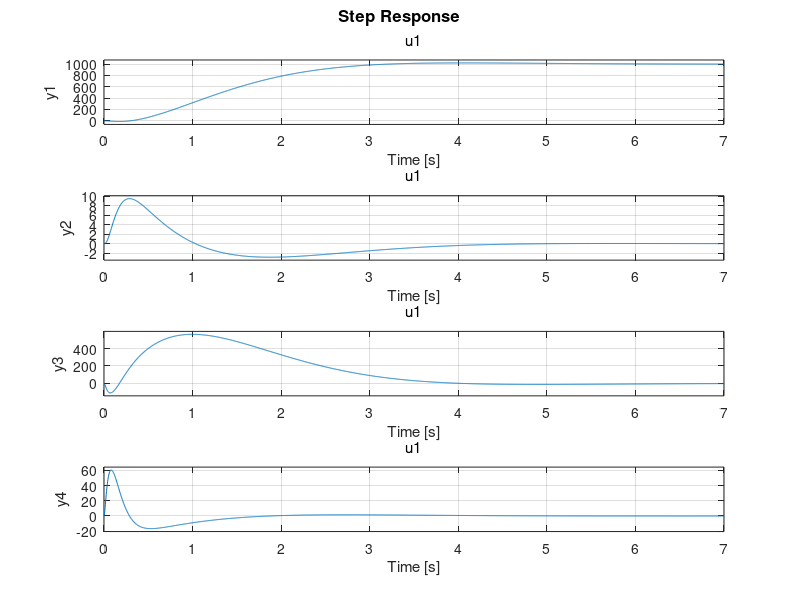

Reproduce this figure in MATLAB.
% Variables
g = 9.81;
m = 0.03;       % wheel weight
R = 0.04;       % wheel radius 
Jw = (m*R^2)/2; % wheel inertia moment 
M = 0.6;        % body weight 
W = 0.14;       % body width 
D = 0.04;       % body depth 
H = 0.144;      % body height 
L = H/2;        % Distance of the center of mass from the wheel axle 
Jpsi = (M*L^2)/3; % Body pitch (about y-axis) inertia moment 
Jphi = (M*((W^2)+(D^2)))/12; % Body yaw (about z-axis) inertia moment
Jm = 1e-5;      % DC motor inertia moment 
Rm = 6.69;      % DC motor resistance 
Kb = 0.468;     % DC motor back EMF constant 
Kt = 0.317;     % DC motor back torque constant
n = 1;          % gear ratio
fm = 0.0022;    % Friction coefficient between body and DC motor 
fw = 0;         % Friction coefficient between wheel and floor

% alpha and beta
alpha = (n*Kt)/Rm;
beta = ((n*Kt*Kb)/Rm)+fm;

% E matrix components
E11 = (2*m+M)*(R^2)+2*Jw+2*(n^2)*Jm;
E12 = M*L*R-2*(n^2)*Jm;
E21 = E12;
E22 = M*(L^2)+Jpsi+2*(n^2)*Jm;

% E matrix
E = [E11 E12; E21 E22];

% F matrix components
F11 = beta+fw;
F12 = -beta;
F21 = -2*beta;
F22 = 2*beta;

% G matrix components
G11 = 0;
G12 = 0;
G21 = 0;
G22 = -M*g*L;

% H Matrix components
H11 = alpha/2;
H12 = H11;
H21 = -alpha;
H22 = H21;

% A matrix components
A32 = -(M*g*L*E12)/det(E);
A42 = (M*g*L*E11)/det(E);
A33 = -((beta+fw)*E22+2*beta*E12)/det(E);
A43 = ((beta+fw)*E12+2*beta*E11)/det(E);
A34 = beta*(E22+2*E12)/det(E);
A44 = -beta*(E12+2*E11)/det(E);

% B matrix components
B3 = alpha*((E22/2)+E12)/det(E);
B4 = -alpha*((E12/2)+E11)/det(E);

% A and B matrices
A = [0 0 1 0; 0 0 0 1; 0 A32 A33 A34; 0 A42 A43 A44]
B = [0;0;B3;B4]
C = [1 0 0 0];

% 5x5 A and B matrices
Anew = [0 0 1 0 0; 0 0 0 1 0; 0 A32 A33 A34 0; 0 A42 A43 A44 0; -1 0 0 0 0];
Bnew = [0;0;B3;B4;0];
C = [1 0 0 0];


% Pole placement using eigenvalues from criteria, A, and B
K = place(Anew,Bnew,[-1+0.805i -1-0.805i -10 -15 -100]);
Ac = Anew-Bnew*K;
Bc = [0;0;0;0;1000]; % Chosen as [0;0;0;0;1]r but simplified as such where r=1000 here
Cc = [1 0 0 0 0; 0 1 0 0 0; 0 0 1 0 0; 0 0 0 1 0];
Dc = [0;0;0;0];
closedsys = ss(Ac,Bc,Cc,Dc);

% Plotting controlled step output (Out1=x1 | Out2=x2 | Out3=x3 | Out4=x4)
% x1 = theta
% x2 = phi
% x3 = theta dot
% x4 = phi dot
step(closedsys)

% Coefficients throughout, denoted by Z
Za = A32*A33+A42*A34;
Zb = (A33^2)+A43*A34;
Zc = A32+A33*A34+A34*A44;
Zd = A32*A43+A42*A44;
Ze = A33*A43+A43*A44;
Zf = A42+A43*A34+(A44^2);
Zg = Za;
Zh = Zb;
Zi = Zc;
Zj = Zd;
Zk = Ze;
Zl = Zf;
Zm = A32*Zb+A42*Zc;
Zn = A33*Zb+A43*Zc;
Zp = Za+A34*Zb+A44*Zc;
Zq = A32*Ze+A42*Zf;
Zr = A33*Ze+A43*Zf;
Zs = Zd+A34*Ze+A44*Zf;

% Controllability Matrix P
P11 = 0;
P12 = B3;
P13 = B3*A33+B4*A34;
P14 = B3*Zb+B4*Zc;
P21 = 0;
P22 = B4;
P23 = B3*A43+B4*A44;
P24 = B3*Ze+B4*Zf;
P31 = B3;
P32 = B3*A33+B4*A34;
P33 = B3*Zb+B4*Zc;
P34 = B3*Zn+B4*Zp;
P41 = B4;
P42 = B3*A43+B4*A44;
P43 = B3*Ze+B4*Zf;
P44 = B3*Zr+B4*Zs;

% Determining controllability
P = [P11 P12 P13 P14; P21 P22 P23 P24; P31 P32 P33 P34; P41 P42 P43 P44]
det_P = det(P)
rank_P = rank(P)
Co = ctrb(A,B)